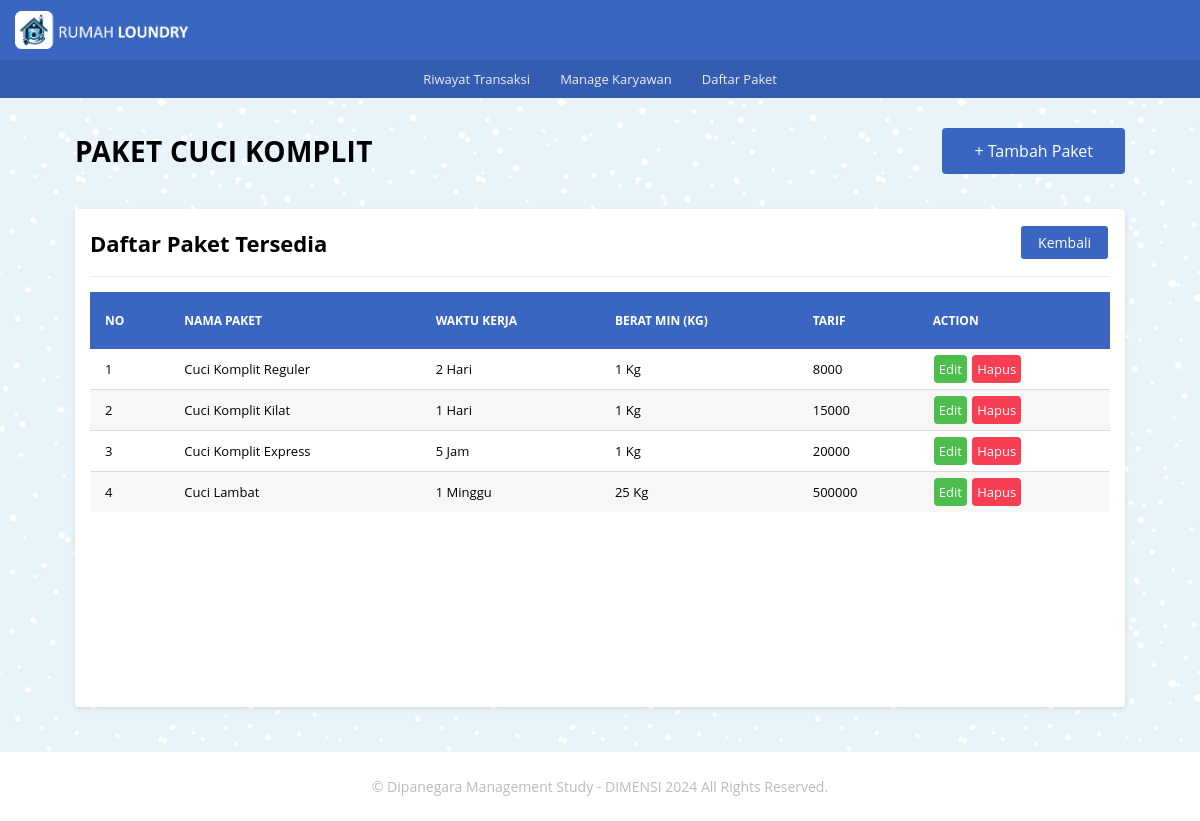
The page /paket/pkt_ck/pkt_ck.php on the database its author committed.
### tables this page shows
CREATE TABLE `tb_cuci_komplit` (
  `id_ck` int NOT NULL,
  `nama_paket_ck` varchar(100) NOT NULL,
  `waktu_kerja_ck` varchar(20) NOT NULL,
  `kuantitas_ck` int NOT NULL,
  `tarif_ck` int NOT NULL
);

### _functions.php (called while the page is built, shortened)
<?php
$host	= 'localhost';
$user = 'root';
$pass	= '';
$db	= 'laundry_app';
$koneksi = mysqli_connect($host,$user,$pass,$db);
function query($query){
	global $koneksi;
	$result = mysqli_query($koneksi, $query);
	$rows = [];
	while ($row = mysqli_fetch_assoc($result)) {
		$rows[] = $row;
	}
	return $rows;
}
function url($url = null){
	$url_utama = "http://localhost/rumah_laundry";
	if ($url != null) {
		return $url_utama . '/' . $url;
	}else{
		return $url_utama;
	}
}

### paket/pkt_ck/pkt_ck.php (the view)
<?php
	require_once('../../_header.php');
	$data_ck = query('SELECT * FROM tb_cuci_komplit');
?>
	<div id="pkt_ck" class="main-content">
		<div class="container">
			<div class="baris">
				<div class="selamat-datang">
					<div class="col-header">
						<h2 class="judul-md">Paket Cuci Komplit</h2>
					</div>
					<div class="col-header txt-right">
						<a href="<?=url('paket/pkt_ck/tambah.php')?>" class="btn-lg bg-primary">+ Tambah Paket</a>
					</div>
				</div>
			</div>
			<div class="baris">
				<div class="col">
					<div class="card">
						<div class="card-title card-flex">
							<div class="card-col">
								<h2>Daftar Paket Tersedia</h2>
							</div>
							<div class="card-col txt-right">
								<a href="<?=url('paket/paket.php')?>" class="btn-xs bg-primary">Kembali</a>
							</div>
						</div>
						<div class="card-body">
							<div class="tabel-kontainer">
								<table class="tabel-transaksi">
									<thead>
										<tr>
											<th class="sticky">No</th>
											<th class="sticky">Nama Paket</th>
											<th class="sticky">Waktu Kerja</th>
											<th class="sticky">Berat Min (Kg)</th>
											<th class="sticky">Tarif</th>
											<th class="sticky">Action</th>
										</tr>
									</thead>
									<tbody>
										<?php $no = 1; ?>
										<?php foreach($data_ck as $ck) : ?>
											<tr>
												<td><?= $no ?></td>
												<td><?= $ck['nama_paket_ck'] ?></td>
												<td><?= $ck['waktu_kerja_ck'] ?></td>
												<td><?= $ck['kuantitas_ck'] . ' Kg' ?></td>
												<td><?= $ck['tarif_ck'] ?></td>
												<td>
													<a href="<?=url('paket/pkt_ck/edit.php')?>?id_ck=<?=$ck['id_ck']?>" class="btn btn-edit">Edit</a>
													<a href="<?=url('paket/pkt_ck/hapus.php')?>?id_ck=<?=$ck['id_ck']?>" onclick="return confirm('Yakin akan menghapus?');"  class="btn btn-hapus">Hapus</a>
												</td>
											</tr>
											<?php $no++ ?>
										<?php endforeach; ?>
									</tbody>
								</table>
							</div>
						</div>
					</div>
				</div>
			</div>
		</div>
	</div>
<?php require_once('../../_footer.php'); ?>

### _assets/css/style.css (style rules this page uses)
* { margin: 0; padding: 0; box-sizing: border-box; }
html,body { width: 100%; max-width: 100%; position: relative; font-family: 'Open sans', sans-serif; display: flex; flex-direction: column; background-image: url(../img/blue-snow.png); overflow-x: hidden; }
.txt-right { text-align: right; }
h2 { font-size: 22px; }
.main-content { display: flex; flex-direction: column; }
.container { display: flex; flex-direction: column; width: 1080px; max-width: 100%; margin: auto; padding: 0 15px; min-height: 20px; }
.baris { position: relative; margin: 0 -15px; display: flex; flex-direction: row; flex-wrap: wrap; }
.selamat-datang { width: 100%; display: flex; flex-direction: row; flex-wrap: wrap; align-items: center; justify-content: space-between; padding: 0 15px; margin: 30px 0 20px 0; }
.selamat-datang .col-header { flex: 1; }
.selamat-datang .col-header .judul-md { font-size: 28px; text-transform: uppercase; letter-spacing: .3px; }
.selamat-datang .col-header a { display: inline-block; color: #fff; text-decoration: none; }
.btn-lg { padding: 10px 30px; border-radius: 4px; }
.bg-primary { border: 2px solid #3a66c1; color: #ffffff; background-color: #3a66c1; }
.col { flex: 1; }
.card { background-color: #fff; margin: 15px; padding: 15px; border-radius: 4px; box-shadow: 0 2px 4px rgba(0,0,0,0.10); }
.card-body { position: relative; }
.card-title { padding-bottom: 15px; margin-bottom: 15px; border-bottom: 1px solid #eeeeee; }
.card-flex { display: flex; flex-direction: row; align-items: center; justify-content: space-between; }
.card-col { flex: 1; }
.tabel-kontainer { display: block; width: 100%; height: 400px; position: relative; overflow-x: auto; overflow-y: auto; }
.tabel-transaksi { border: 0; border-collapse: collapse; width: 100%; }
.tabel-transaksi thead { color: #ffffff; }
.tabel-transaksi thead th { text-transform: uppercase; font-size: 12px; text-align: left; padding: 20px 15px; background-color: #3a66c1; }
.sticky { position: sticky; top: 0; }
.tabel-transaksi tbody tr { border-bottom: 1px solid #dddddd; }
.tabel-transaksi tbody tr:nth-child(even) { background-color: #f7f7f7; }
.tabel-transaksi tbody tr:last-child { border-bottom: 0; }
.tabel-transaksi tbody tr td { padding: 5px 15px; font-size: 13px; }
.btn { display: inline-block; text-decoration: none; padding: 5px; margin: 1px; border-radius: 4px; }
.btn-edit { background-color: #4dbd4d; color: #ffffff; }
.btn-hapus { background-color: #f73e53; color: #ffffff; }
.btn-xs { font-size: 14px; display: inline-block; text-decoration: none; padding: 5px 15px; margin: 2px; border-radius: 3px; cursor: pointer; }

### rows shown on the page
tb_cuci_komplit: nama_paket_ck "Cuci Komplit Reguler", waktu_kerja_ck "2 Hari", kuantitas_ck "1", tarif_ck "8000"
tb_cuci_komplit: nama_paket_ck "Cuci Komplit Kilat", waktu_kerja_ck "1 Hari", kuantitas_ck "1", tarif_ck "15000"
tb_cuci_komplit: nama_paket_ck "Cuci Komplit Express", waktu_kerja_ck "5 Jam", kuantitas_ck "1", tarif_ck "20000"
tb_cuci_komplit: nama_paket_ck "Cuci Lambat", waktu_kerja_ck "1 Minggu", kuantitas_ck "25", tarif_ck "500000"
